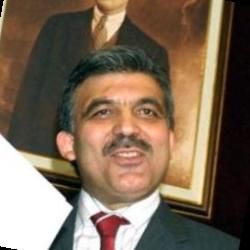
#> input picture images/Abdullah_Gul/1.jpg, 250 x 250 px, found by its file name
$ jupyter execute --allow-errors Tutorial_CV_1_Meilany_517897.ipynb   (shell and % lines are left out)
#> lines starting #> are read from the running program, lines starting #| are printed output that depends on the picture
Tutorial CV 1

Meilany Dinda Talitha

23/517897/PA/22220

# Import Library

[cell 1]
import os
import cv2
import numpy as np
import matplotlib.pyplot as plt

#Load Dataset

[cell 2]
def load_image(image_path):
    """
    Membaca gambar dari path dan mengonversinya menjadi grayscale.

    Args:
        image_path (str): Path file gambar.

    Returns:
        tuple: (gambar warna, gambar grayscale)
    """
    image = cv2.imread(image_path)
    if image is None:
      print('Error: Could not load image.')
      return None, None
    gray = cv2.cvtColor(image, cv2.COLOR_BGR2GRAY)
    return image, gray

[cell 3]
dataset_dir = '/content/images'
images = []
labels = []
for root, dirs, files in os.walk(dataset_dir):
  if len(files) == 0:
    continue
  for f in files:
    _, image = load_image(os.path.join(root, f))
    if image is None:
      continue
    images.append(image)
    labels.append(root.split('/')[-1])
#> pass 2 of the loop `for root, dirs, files in os.walk(dataset_dir):`:
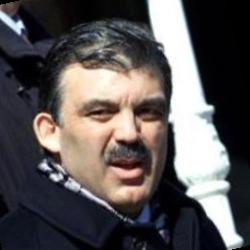
#> input picture images/Abdullah_Gul/10.jpg, 250 x 250 px
#> in load_image, image is the input picture: shape (250, 250, 3); mean B, G, R 85.6, 85.3, 90.1
#> in load_image, `gray = cv2.cvtColor(image, cv2.COLOR_BGR2GRAY)`:
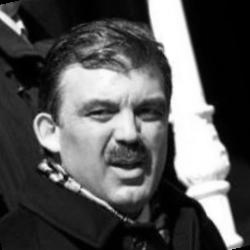
#> gray: shape (250, 250); min 0, max 255, mean 86.8

[cell 4]
len(labels)

#Face Detection

[cell 5]
face_cascade = cv2.CascadeClassifier(cv2.data.haarcascades + 'haarcascade_frontalface_default.xml')

[cell 6]
def detect_faces(image_gray, scale_factor=1.1, min_neighbors=5, min_size=(30, 30)):
    """
    Mendeteksi wajah pada gambar grayscale menggunakan Haar Cascade.

    Args:
        image_gray (numpy.ndarray): Gambar dalam format grayscale.
        scale_factor (float): Parameter untuk memperkecil gambar saat pencarian wajah.
        min_neighbors (int): Jumlah minimum neighbor untuk validasi wajah.
        min_size (tuple): Ukuran minimum wajah yang akan dideteksi.

    Returns:
        list: List bounding box wajah yang terdeteksi.
    """
    faces = face_cascade.detectMultiScale(
      image_gray,
      scaleFactor=scale_factor,
      minNeighbors=min_neighbors,
      minSize=min_size
    )
    return faces

[cell 7]
def crop_faces(image_gray, faces, return_all=False):
    """
    Memotong wajah dari gambar berdasarkan hasil deteksi wajah.

    Args:
        image_gray (numpy.ndarray): Gambar grayscale.
        faces (list): List koordinat wajah (x, y, w, h).
        return_all (bool): Jika True, potong semua wajah; jika False, hanya wajah terbesar.

    Returns:
        tuple: (list wajah terpotong, list bounding box wajah yang dipilih)
    """
    cropped_faces = []
    selected_faces = []
    if len(faces) > 0:
      if return_all:
        for x, y, w, h in faces:
          selected_faces.append((x, y, w, h))
          cropped_faces.append(image_gray[y:y+h, x:x+w])
      else:
        x, y, w, h = max(faces, key=lambda rect: rect[2] * rect[3])
        selected_faces.append((x, y, w, h))
        cropped_faces.append(image_gray[y:y+h, x:x+w])
    return cropped_faces, selected_faces

#Face Recognition

[cell 8]
face_size = (128, 128)

def resize_and_flatten(face):
    """
    Resize wajah ke ukuran standar dan flatten menjadi 1D array.

    Args:
        face (numpy.ndarray): Gambar wajah.

    Returns:
        numpy.ndarray: Wajah yang telah di-flatten.
    """
    face_resized = cv2.resize(face, face_size)
    face_flattened = face_resized.flatten()
    return face_flattened

[cell 9]
X = []
y = []

for image, label in zip(images, labels):
  faces = detect_faces(image)
  cropped_faces, _ = crop_faces(image, faces)
  if len(cropped_faces) > 0:
    face_flattened = resize_and_flatten(cropped_faces[0])
    X.append(face_flattened)
    y.append(label)
#> this loop made 4 passes
#> pass 1, in resize_and_flatten, `face_resized = cv2.resize(face, face_size)`:
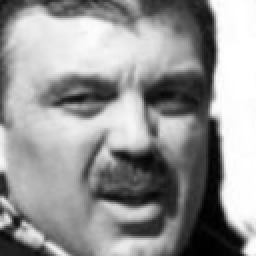
#> face_resized: shape (128, 128) (shown 2 times larger); min 0, max 255, mean 149.8
#> pass 2, in resize_and_flatten (call 2), `face_resized = cv2.resize(face, face_size)`:
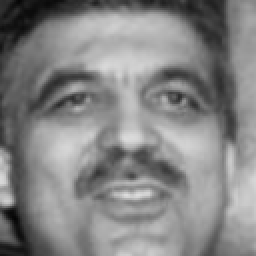
#> face_resized: shape (128, 128) (shown 2 times larger); min 4, max 220, mean 132.5
#> pass 3, in resize_and_flatten (call 3), `face_resized = cv2.resize(face, face_size)`:
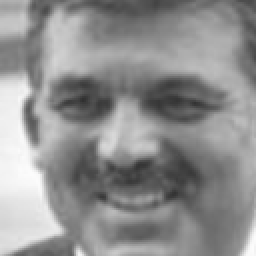
#> face_resized: shape (128, 128) (shown 2 times larger); min 48, max 252, mean 143.5

X = np.array(X)
y = np.array(y)

#numpy diolah kode C makanya lebih cepat

[cell 10]
len(X)

[cell 11]
len(y)

[cell 12]
X.shape
#> Out = (4, 16384)

[cell 13]
#split dataset
from sklearn.model_selection import train_test_split
X_train, X_test, y_train, y_test = train_test_split(X, y, test_size=0.3, random_state=177, stratify=y)

[cell 14]
from sklearn.base import BaseEstimator, TransformerMixin

class MeanCentering(BaseEstimator, TransformerMixin):
  def fit(self, X, y=None):
    self.mean_face = np.mean(X, axis=0)
    return self
  def transform(self, X):
    return X - self.mean_face

[cell 15]
from sklearn.pipeline import Pipeline
from sklearn.svm import SVC
from sklearn.decomposition import PCA

# membuat pipeline
pipe = Pipeline([
  ('centering', MeanCentering()),
  ('pca', PCA(svd_solver='randomized', whiten=True, random_state=177)),
  ('svc', SVC(kernel='linear', random_state=177))
])

[cell 16]
from sklearn.metrics import classification_report

# training pipeline
#> (the rest of this cell did not finish here and is left out)

[cell 17]
n_components = len(pipe[1].components_)

ncol = 4
nrow = (n_components + ncol - 1) // ncol
fig, axes = plt.subplots(nrow, ncol, figsize=(10, 2.5*nrow),
subplot_kw={'xticks':[], 'yticks':[]})

eigenfaces = pipe[1].components_.reshape((n_components,
X_train.shape[1]))
for i, ax in enumerate(axes.flat):
  # Check if i is within the bounds of eigenfaces
  if i < n_components:
    ax.imshow(eigenfaces[i].reshape(face_size), cmap='gray')
    ax.set_title(f'Eigenface {i+1}')
  else:
    # Hide any extra subplots if there are more subplots than eigenfaces
    ax.set_visible(False)
  plt.tight_layout()

plt.show()
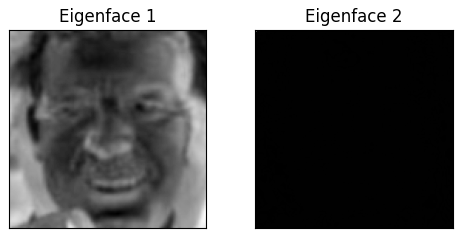
#> figure drawn by matplotlib, 2 panels

[cell 18]
# save model
import pickle
with open('eigenface_pipeline.pkl', 'wb') as f:
  pickle.dump(pipe, f)

[cell 19]
def get_eigenface_score(X):
    """
    Menghitung confidence score dari hasil prediksi menggunakan decision function dari SVM.
    """
    X_pca = pipe[:2].transform(X) # Transformasi hingga PCA
    eigenface_scores = np.max(pipe[2].decision_function(X_pca), axis=1) # Ambil nilai skor prediksi tertinggi
    return eigenface_scores

[cell 20]
def eigenface_prediction(image_gray):
    """
    Mendeteksi wajah pada gambar grayscale, lalu memprediksi identitasnya
    menggunakan model eigenface pipeline.

    Args:
        image_gray (np.ndarray): Gambar dalam format grayscale.

    Returns:
        tuple or str:
            - Jika wajah terdeteksi:
                (scores, labels, selected_faces)
                - scores (np.ndarray): Skor confidence untuk tiap prediksi.
                - labels (np.ndarray): Label (nama) hasil prediksi.
                - selected_faces (list of tuples): Koordinat (x, y, w, h) wajah.
            - Jika tidak ada wajah:
                'No face detected.'
    """
    faces = detect_faces(image_gray)
    cropped_faces, selected_faces = crop_faces(image_gray, faces)
    if len(cropped_faces) == 0:
      return 'No face detected.'
    X_face = []
    for face in cropped_faces:
      face_flattened = resize_and_flatten(face)
      X_face.append(face_flattened)

    X_face = np.array(X_face)
    labels = pipe.predict(X_face)
    scores = get_eigenface_score(X_face)

    return scores, labels, selected_faces

[cell 21]
def draw_text(image, label, score, font=cv2.FONT_HERSHEY_SIMPLEX, pos=(0, 0), font_scale=0.6, font_thickness=2, text_color=(0, 0, 0), text_color_bg=(0, 255, 0)):
    """
    Menulis label dan skor di atas bounding box wajah.
    """
    x, y = pos
    score_text = f'Score: {score:.2f}'
    (w1, h1), _ = cv2.getTextSize(score_text, font, font_scale, font_thickness)
    (w2, h2), _ = cv2.getTextSize(label, font, font_scale, font_thickness)
    cv2.rectangle(image, (x, y-h1-h2-25), (x + max(w1, w2)+20, y), text_color_bg, -1)
    cv2.putText(image, label, (x+10, y-10), font, font_scale, text_color, font_thickness)
    cv2.putText(image, score_text, (x+10, y-h2-15), font, font_scale, text_color, font_thickness)

[cell 22]
def draw_result(image, scores, labels, coords):
    """
    Menggambar hasil prediksi ke atas gambar asli: kotak wajah, nama label, dan skor.

    Args:
        image (np.ndarray): Gambar asli (BGR).
        scores (np.ndarray): Skor confidence untuk tiap prediksi.
        labels (np.ndarray): Label (nama) hasil prediksi.
        coords (list of tuples): Koordinat (x, y, w, h) untuk tiap wajah.

    Returns:
        np.ndarray: Gambar hasil dengan kotak, nama, dan skor ditambahkan.
    """
    result_image = image.copy()
    for (x, y, w, h), label, score in zip(coords, labels, scores):
      cv2.rectangle(result_image, (x, y), (x + w, y + h), (0, 255, 0),2)
      draw_text(result_image, label, score, pos=(x, y))
    return result_image

# Contoh Sample

[cell 23]
sample_image, sample_image_gray = load_image('/content/images/George_W_Bush/1.jpg')
#> in load_image, image is the input picture: shape (250, 250, 3); mean B, G, R 86.8, 105.7, 124.7
#> in load_image (call 5), `gray = cv2.cvtColor(image, cv2.COLOR_BGR2GRAY)`:
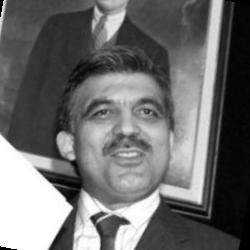
#> gray: shape (250, 250); min 0, max 255, mean 109.2

[cell 24]
sample_image_rgb = cv2.cvtColor(sample_image, cv2.COLOR_BGR2RGB)
plt.imshow(sample_image_rgb)

[cell 25]
sample_faces = detect_faces(sample_image_gray, min_size=(50, 50))
#> sample_faces = [[69, 68, 114, 114]]

#hasil deteksi = [x, y, w, h]

[cell 26]
cropped_faces, _ = crop_faces(sample_image_gray, sample_faces)
#> cropped_faces = 1 item

[cell 27]
plt.imshow(cropped_faces[0], cmap = 'gray')
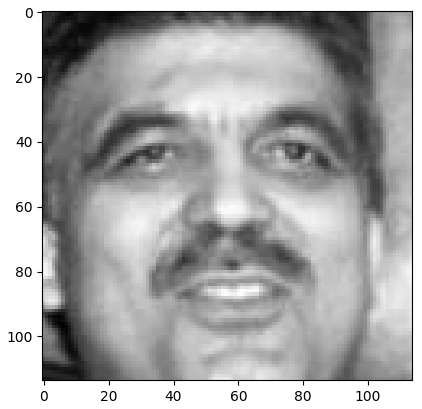
#> figure drawn by matplotlib, 1 panel

#> (a cell that did not finish here is left out)

#> in eigenface_prediction, `faces = detect_faces(image_gray)`: faces = [[69, 68, 114, 114]]
#> in eigenface_prediction, `cropped_faces, selected_faces = crop_faces(image_gray, faces)`: cropped_faces = 1 item; selected_faces = [(69, 68, 114, 114)]
#> the loop in eigenface_prediction, `for face in cropped_faces:` made 1 pass
#> after the loop in eigenface_prediction, `for face in cropped_faces:`: X_face = 1 item

#> (a cell that did not finish here is left out)

#> (a cell that did not finish here is left out)

[cell 31]
sample_faces
#> Out = [[69, 68, 114, 114]]
